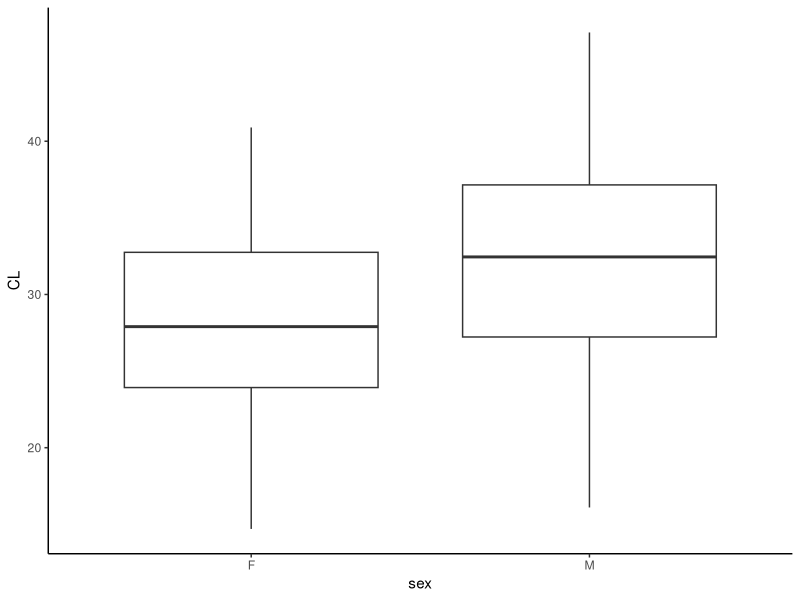

Here is the R script that generated this plot: (Note: this script raises an error after producing the figure.)
## ---- chunk 1
library(tidyverse)

knitr::opts_chunk$set(echo = TRUE, eval = TRUE)
## ---- chunk 2

## ---- chunk 3

## ---- chunk 4

## ---- chunk 5

## ---- chunk 6
# Comparaison graphique de la taille de carapce entre les deux sexes
ggplot(data = filter(MASS::crabs, sp == "B")) +
  geom_boxplot(aes(x = sex, y = CL)) +
  theme_classic()
## ---- chunk 7

## ---- chunk 8

## ---- chunk 9

## ---- chunk 10

## ---- chunk 11
# Comparaison graphique espèces/sexe
ggplot(data = crabs) +
  geom_boxplot(aes(x = sex, y = CL, fill = sp)) +
  theme_classic() +
  scale_fill_manual(values = c("#6495ED", "#FF8C00"))
